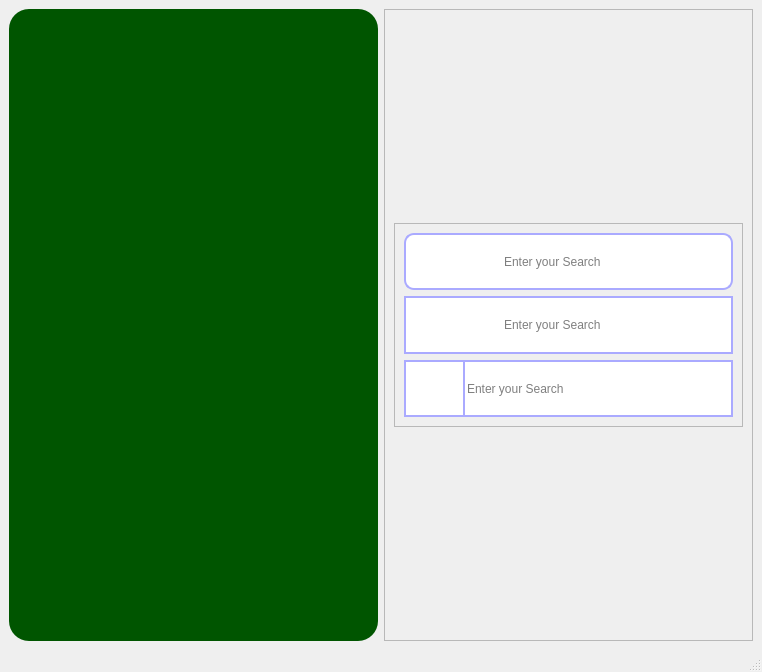
<?xml version="1.0" encoding="UTF-8"?>
<ui version="4.0">
 <class>MainWindow</class>
 <widget class="QMainWindow" name="MainWindow">
  <property name="geometry">
   <rect>
    <x>0</x>
    <y>0</y>
    <width>762</width>
    <height>672</height>
   </rect>
  </property>
  <property name="windowTitle">
   <string>MainWindow</string>
  </property>
  <widget class="QWidget" name="centralwidget">
   <layout class="QHBoxLayout" name="horizontalLayout_4">
    <item>
     <widget class="QFrame" name="frame_6">
      <property name="sizePolicy">
       <sizepolicy hsizetype="Expanding" vsizetype="Expanding">
        <horstretch>0</horstretch>
        <verstretch>0</verstretch>
       </sizepolicy>
      </property>
      <property name="minimumSize">
       <size>
        <width>351</width>
        <height>201</height>
       </size>
      </property>
      <property name="styleSheet">
       <string notr="true">background-color: rgb(0, 85, 0);
border-radius: 20px</string>
      </property>
      <property name="frameShape">
       <enum>QFrame::StyledPanel</enum>
      </property>
      <property name="frameShadow">
       <enum>QFrame::Raised</enum>
      </property>
     </widget>
    </item>
    <item>
     <widget class="QFrame" name="frame_2">
      <property name="frameShape">
       <enum>QFrame::StyledPanel</enum>
      </property>
      <property name="frameShadow">
       <enum>QFrame::Raised</enum>
      </property>
      <layout class="QGridLayout" name="gridLayout">
       <item row="1" column="0">
        <widget class="QFrame" name="frame">
         <property name="frameShape">
          <enum>QFrame::StyledPanel</enum>
         </property>
         <property name="frameShadow">
          <enum>QFrame::Raised</enum>
         </property>
         <layout class="QVBoxLayout" name="verticalLayout">
          <item>
           <layout class="QHBoxLayout" name="horizontalLayout_2">
            <property name="spacing">
             <number>0</number>
            </property>
            <item>
             <widget class="QPushButton" name="pushButton_4">
              <property name="sizePolicy">
               <sizepolicy hsizetype="Expanding" vsizetype="Expanding">
                <horstretch>0</horstretch>
                <verstretch>0</verstretch>
               </sizepolicy>
              </property>
              <property name="minimumSize">
               <size>
                <width>42</width>
                <height>41</height>
               </size>
              </property>
              <property name="styleSheet">
               <string notr="true">background-color: rgb(255, 255, 255);
border: 2px solid rgb(170, 170, 255);
border-right: 0px;
border-top-left-radius: 10px;
border-bottom-left-radius: 10px;</string>
              </property>
              <property name="text">
               <string/>
              </property>
              <property name="icon">
               <iconset>
                <normaloff>../../ifrs3ui/static/img/search-alt-2-regular-24.png</normaloff>../../ifrs3ui/static/img/search-alt-2-regular-24.png</iconset>
              </property>
             </widget>
            </item>
            <item>
             <widget class="QLineEdit" name="lineEdit_3">
              <property name="sizePolicy">
               <sizepolicy hsizetype="Expanding" vsizetype="Expanding">
                <horstretch>0</horstretch>
                <verstretch>0</verstretch>
               </sizepolicy>
              </property>
              <property name="minimumSize">
               <size>
                <width>231</width>
                <height>41</height>
               </size>
              </property>
              <property name="styleSheet">
               <string notr="true">QLineEdit {
	border: 2px solid rgb(170, 170, 255);
	border-left: 0px;
	border-top-right-radius: 10px;
	border-bottom-right-radius: 10px;
}</string>
              </property>
              <property name="placeholderText">
               <string>Enter your Search</string>
              </property>
             </widget>
            </item>
           </layout>
          </item>
          <item>
           <layout class="QHBoxLayout" name="horizontalLayout">
            <property name="spacing">
             <number>0</number>
            </property>
            <item>
             <widget class="QPushButton" name="pushButton_3">
              <property name="sizePolicy">
               <sizepolicy hsizetype="Expanding" vsizetype="Expanding">
                <horstretch>0</horstretch>
                <verstretch>0</verstretch>
               </sizepolicy>
              </property>
              <property name="minimumSize">
               <size>
                <width>42</width>
                <height>41</height>
               </size>
              </property>
              <property name="styleSheet">
               <string notr="true">background-color: rgb(255, 255, 255);
border: 2px solid rgb(170, 170, 255);
border-right: 0px;</string>
              </property>
              <property name="text">
               <string/>
              </property>
              <property name="icon">
               <iconset>
                <normaloff>../../ifrs3ui/static/img/search-alt-2-regular-24.png</normaloff>../../ifrs3ui/static/img/search-alt-2-regular-24.png</iconset>
              </property>
             </widget>
            </item>
            <item>
             <widget class="QLineEdit" name="lineEdit_2">
              <property name="sizePolicy">
               <sizepolicy hsizetype="Expanding" vsizetype="Expanding">
                <horstretch>0</horstretch>
                <verstretch>0</verstretch>
               </sizepolicy>
              </property>
              <property name="minimumSize">
               <size>
                <width>231</width>
                <height>41</height>
               </size>
              </property>
              <property name="styleSheet">
               <string notr="true">
border: 2px solid rgb(170, 170, 255);
border-left: 0px;</string>
              </property>
              <property name="placeholderText">
               <string>Enter your Search</string>
              </property>
             </widget>
            </item>
           </layout>
          </item>
          <item>
           <layout class="QHBoxLayout" name="horizontalLayout_3">
            <property name="spacing">
             <number>0</number>
            </property>
            <item>
             <widget class="QPushButton" name="pushButton_2">
              <property name="sizePolicy">
               <sizepolicy hsizetype="Preferred" vsizetype="Preferred">
                <horstretch>0</horstretch>
                <verstretch>0</verstretch>
               </sizepolicy>
              </property>
              <property name="minimumSize">
               <size>
                <width>61</width>
                <height>41</height>
               </size>
              </property>
              <property name="maximumSize">
               <size>
                <width>100</width>
                <height>16777215</height>
               </size>
              </property>
              <property name="sizeIncrement">
               <size>
                <width>0</width>
                <height>0</height>
               </size>
              </property>
              <property name="styleSheet">
               <string notr="true">background-color: rgb(255, 255, 255);
border: 2px solid rgb(170, 170, 255);
</string>
              </property>
              <property name="text">
               <string/>
              </property>
              <property name="icon">
               <iconset>
                <normaloff>../../ifrs3ui/static/img/search-alt-2-regular-24.png</normaloff>../../ifrs3ui/static/img/search-alt-2-regular-24.png</iconset>
              </property>
             </widget>
            </item>
            <item>
             <widget class="QLineEdit" name="lineEdit">
              <property name="sizePolicy">
               <sizepolicy hsizetype="Expanding" vsizetype="Expanding">
                <horstretch>0</horstretch>
                <verstretch>0</verstretch>
               </sizepolicy>
              </property>
              <property name="minimumSize">
               <size>
                <width>231</width>
                <height>41</height>
               </size>
              </property>
              <property name="styleSheet">
               <string notr="true">
border: 2px solid rgb(170, 170, 255);
border-left: 0px;</string>
              </property>
              <property name="placeholderText">
               <string>Enter your Search</string>
              </property>
             </widget>
            </item>
           </layout>
          </item>
         </layout>
        </widget>
       </item>
       <item row="0" column="0">
        <spacer name="verticalSpacer">
         <property name="orientation">
          <enum>Qt::Vertical</enum>
         </property>
         <property name="sizeHint" stdset="0">
          <size>
           <width>20</width>
           <height>40</height>
          </size>
         </property>
        </spacer>
       </item>
       <item row="2" column="0">
        <spacer name="verticalSpacer_2">
         <property name="orientation">
          <enum>Qt::Vertical</enum>
         </property>
         <property name="sizeHint" stdset="0">
          <size>
           <width>20</width>
           <height>40</height>
          </size>
         </property>
        </spacer>
       </item>
      </layout>
     </widget>
    </item>
   </layout>
  </widget>
  <widget class="QMenuBar" name="menubar">
   <property name="geometry">
    <rect>
     <x>0</x>
     <y>0</y>
     <width>762</width>
     <height>21</height>
    </rect>
   </property>
  </widget>
  <widget class="QStatusBar" name="statusbar"/>
 </widget>
 <resources/>
 <connections/>
</ui>
